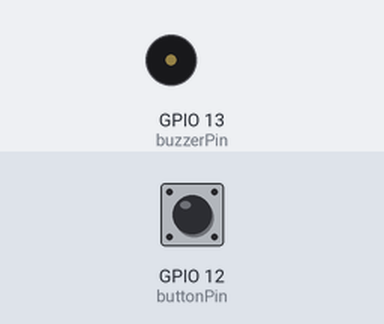
Simulated run of this sketch. Board: ESP32. Shown: buzzer (waves = sounding, pin HIGH). The inputs (shaded band) are chosen by the test bench; at power-on: GPIO 12 (buttonPin) HIGH. WiFi joins after 1.5 s; servers stay silent unless stated; what the sketch prints to the serial monitor is not drawn.

Above: at 2.7 s.
2.8 s: GPIO 12 (buttonPin) pulled LOW for 0.15 s
At 4.2 s:
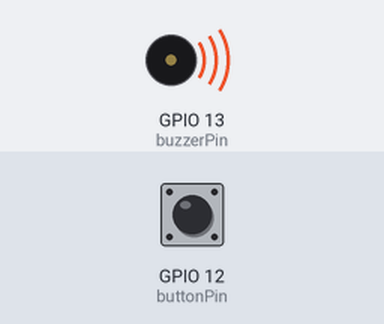
4.5 s: GPIO 12 (buttonPin) pulled LOW for 1 s
At 5.5 s:
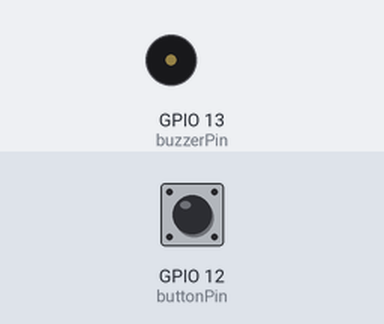
7.0 s: GPIO 12 (buttonPin) pulled LOW for 3.2 s
At 7.5 s:
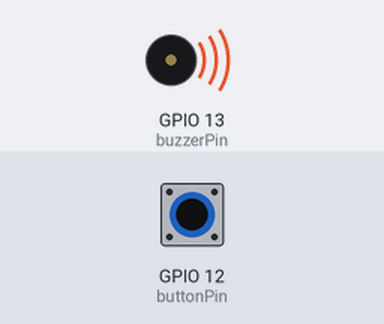
Timing chart, 0 to 10.0 s (numbered marks = the images above; inputs shaded):
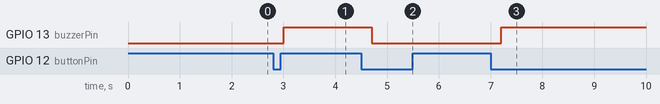

Measured:
- after the input at 2.8 s, GPIO 13 (buzzerPin): LOW → HIGH after 0.20 s
- after the input at 4.5 s, GPIO 13 (buzzerPin): HIGH → LOW after 0.20 s
- after the input at 7.0 s, GPIO 13 (buzzerPin): LOW → HIGH after 0.20 s

The sketch:

_4buzzerPushButtonwithTelegram.ino
```cpp
#include <WiFi.h>
#include <UniversalTelegramBot.h>
#include <WiFiClientSecure.h>

// WiFi credentials
const char* ssid = ""; // Ganti dengan nama WiFi Anda
const char* password = ""; // Ganti dengan password WiFi Anda

// Telegram credentials
const char* botToken = ""; // Ganti dengan token bot Telegram Anda
const char* chatID = ""; // Ganti dengan chat ID Telegram Anda

WiFiClientSecure client;
UniversalTelegramBot bot(botToken, client);

// Pin definitions
const int buttonPin = 12;  // Pin untuk push button
const int buzzerPin = 13;  // Pin untuk buzzer

// State variable
bool alarmState = false; // Status alarm

void setup() {
  Serial.begin(115200);

  // Setup pins
  pinMode(buttonPin, INPUT_PULLUP); // Button dengan internal pull-up
  pinMode(buzzerPin, OUTPUT);

  // Connect to WiFi
  Serial.print("Connecting to WiFi");
  WiFi.begin(ssid, password);
  while (WiFi.status() != WL_CONNECTED) {
    delay(500);
    Serial.print(".");
  }
  Serial.println("\nWiFi connected");

  client.setInsecure(); // Disable certificate verification
}

void loop() {
  // Check button press
  if (digitalRead(buttonPin) == LOW) {
    delay(200); // Simple debounce
    alarmState = !alarmState; // Toggle alarm state

    if (alarmState) {
      Serial.println("Alarm ON");
      digitalWrite(buzzerPin, HIGH); // Turn on buzzer
      bot.sendMessage(chatID, "\u26A0 Alarm is ON!", "Markdown"); // Send Telegram message
    } else {
      Serial.println("Alarm OFF");
      digitalWrite(buzzerPin, LOW); // Turn off buzzer
      bot.sendMessage(chatID, "\u2705 Alarm is OFF!", "Markdown"); // Send Telegram message
    }

    while (digitalRead(buttonPin) == LOW) {
      delay(10); // Wait until button is released
    }
  }

  delay(100); // Small delay to avoid rapid toggles
}
```
